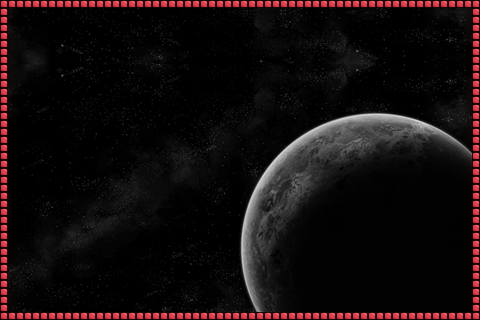

The image is a tile-based game level rendered from a .tmx file. Its description and source (layers, tilesets, objects; grid data summarised) follow:
An orthogonal 60x40 tile map with 8x8 px tiles, 2 tile layers (Back, Front), 2 tilesets.

<map version="1.0" orientation="orthogonal" width="60" height="40" tilewidth="8" tileheight="8">
 <tileset firstgid="1" name="Borders" tilewidth="8" tileheight="8">
  <image source="cbox-borders_x8.png" width="56" height="8" />
 </tileset>
 <tileset firstgid="8" name="BG" tilewidth="160" tileheight="160">
  <image source="bg.png" width="480" height="320" />
 </tileset>
 <layer name="Back" width="60" height="40">
  <data>[2400 cells, 6 non-empty, 6 distinct tile ids]</data>
 </layer>
 <layer name="Front" width="60" height="40">
  <data>[2400 cells, 196 non-empty, 1 distinct tile ids]</data>
 </layer>
</map>
